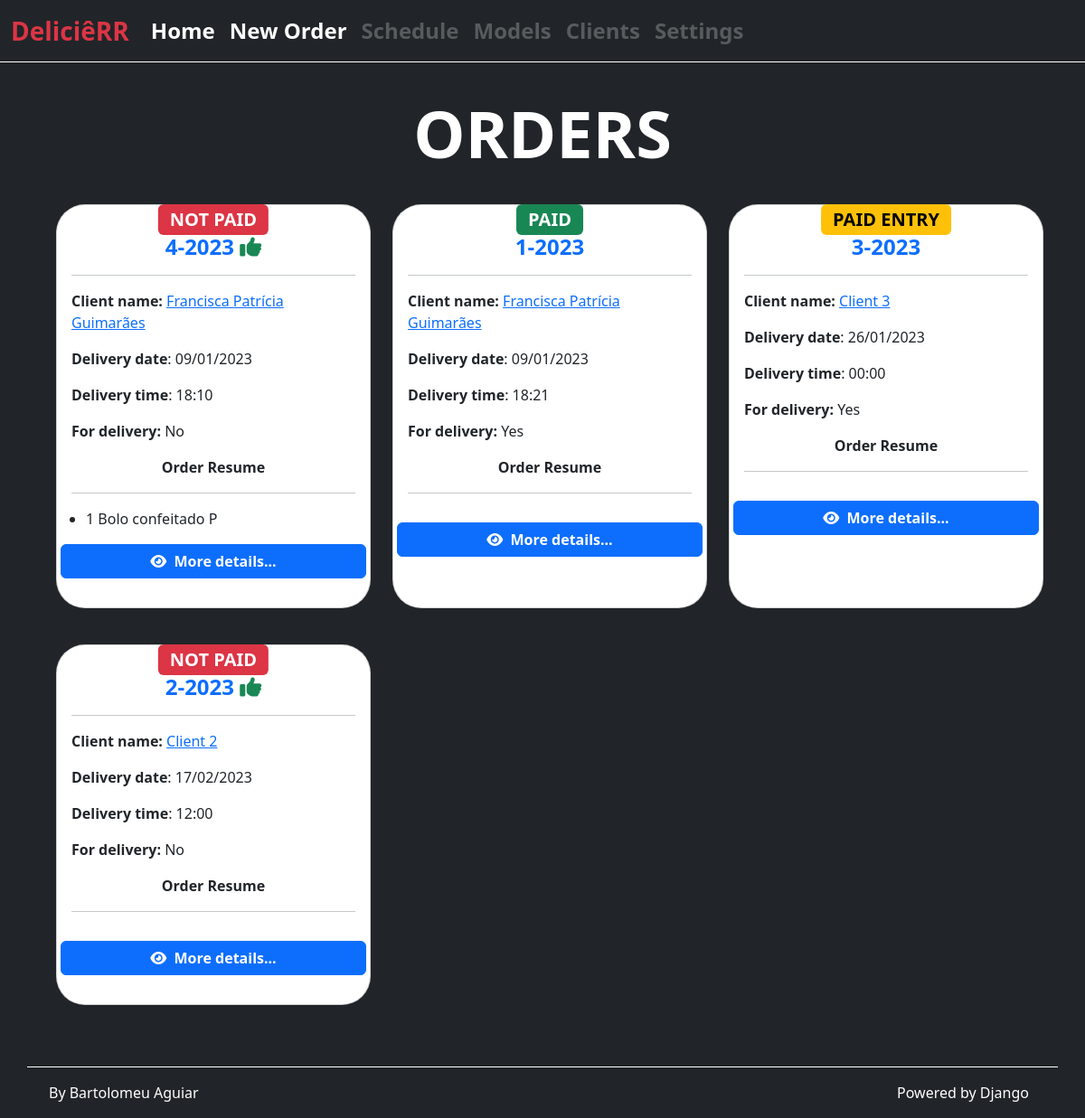
The app's page /, older data.
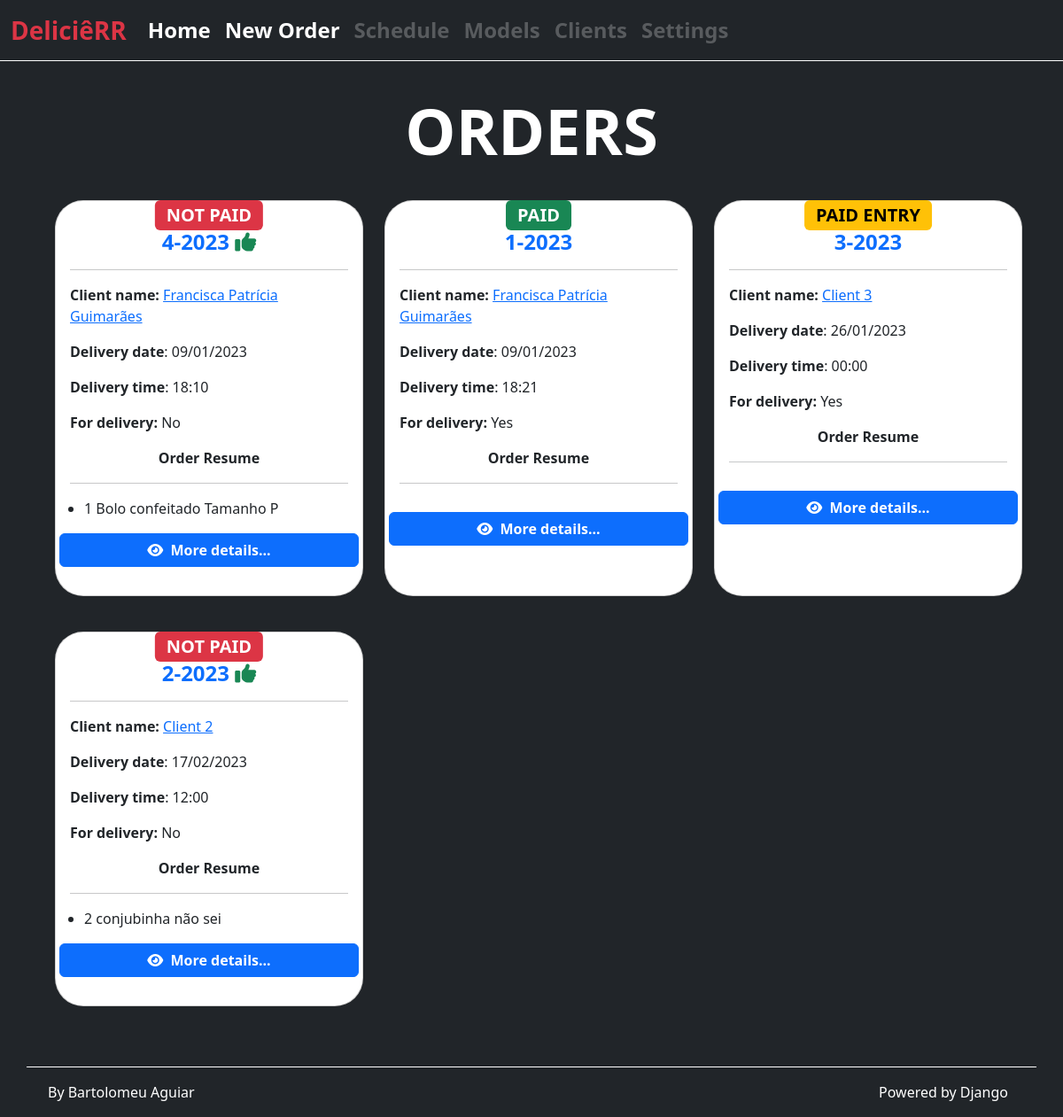
The same page, newer data.
### orders/models.py (models this page shows)
class Order (models.Model):
    created_at = models.DateTimeField(auto_now_add=True)
    updated_at = models.DateTimeField(auto_now=True)
    client = models.ForeignKey(Client, on_delete=models.CASCADE)
    total = models.FloatField(default=0.0)
    delivery_date = models.DateTimeField(
        'Delivery Date', auto_now=False, auto_now_add=False)
    for_delivery = models.BooleanField()
    delivery_method = models.CharField(
        choices=(
            ('P', 'Própria'),
            ('T', 'App Terceirizado')
        ),
        max_length=1,
        blank=True
    )
    delivery_address = models.CharField(blank=True, max_length=300)
    comments = models.TextField(max_length=500, blank=True)
    status_order = models.CharField(
        choices=(
            ('CR', 'CREATED'),
            ('CL', 'CANCELED'),
            ('CF', 'CONFIRMED'),
            ('FN', 'FINISHED'),
        ),
        max_length=2,
        default='CR',
    )
    payment_form = models.CharField(
        _("Payment Form"),
        max_length=2,
        blank=True,
        choices=(
            ('CS', _('CASH')),
            ('CC', _('CREDIT CARD')),
            ('DC', _('DEBIT CARD')),
            ('PX', _('PIX')),
        ),
        default='PX',
    )
    status_payment = models.CharField(
        choices=(
            ('NP', 'NOT PAID'),
            ('PG', 'PAID'),
            ('PE', 'PAID ENTRY'),
        ),
        max_length=2,
        blank=True,
        default='NP',
    )
    class Meta:
        verbose_name = 'Order'
        verbose_name_plural = 'Orders'
    def __str__(self):
        return str(f'{self.pk}-{self.delivery_date.year}')

class OrderItem(models.Model):
    order = models.ForeignKey(Order, on_delete=models.CASCADE)
    product = models.CharField(max_length=150)
    product_id = models.PositiveIntegerField()
    variation = models.CharField(max_length=150)
    variation_id = models.PositiveIntegerField()
    sabor = models.CharField(max_length=50, blank=True, default=None)
    price = models.FloatField()
    price_additional = models.FloatField(blank=True, default=0.0)
    price_discount = models.FloatField(blank=True, default=0.0)
    amount = models.PositiveIntegerField()
    class Meta:
        verbose_name = "Order Item"
        verbose_name_plural = "Order Itens"

### clients/models.py (models this page shows, shortened)
class Client(models.Model):
    name = models.CharField(_("Name"), max_length=300)
    celphone = models.CharField(
        _("Celphone"),
        max_length=15,
        blank=True,
        unique=True,
    )
    address = models.CharField(_("Address"), max_length=500, blank=True)
    birthday = models.DateField(
        _("Birthday"),
        auto_now=False,
        auto_now_add=False,
        blank=True,
        null=True,
    )
    class Meta:
        verbose_name = 'Client'
        verbose_name_plural = 'Clients'

### orders/views.py (the view)
# urls.py: path('', views.OrderListViewHome.as_view(),
class OrderListViewHome(OrderListViewBase):
    template_name = 'orders/pages/home.html'

### orders/views.py (called while the page is built)
    def get_queryset(self, *args, **kwargs):
        qs = super().get_queryset(*args, **kwargs)
        qs = qs.exclude(
            status_order='CL',
        )
        return qs

### orders/templates/orders/pages/home.html (shortened to what this page needs)
{% extends "global/base.html" %}
{% block title_section %}
    ORDERS
{% endblock title_section %}
{% block content %}
<div class="d-flex">
    <div id="order-list" class="container px-4 py-1">
        <div class="row row-cols-1 row-cols-md-2 row-cols-lg-3 row-cols-xl-3 align-items-stretch g-4 py-2">
            {% for order in orders %}
                {% include 'orders/partials/_order.html' %}
            {% empty %}
                <div class="col-12 text-white">
                    <div class="row">
                        <h1>No Orders To Show</h1>
                    </div>
                </div>
            {% endfor %}
        </div>
    </div>
</div>
{% endblock content %}

### orders/templates/orders/partials/_order.html (shortened to what this page needs)
<div class="col pb-3">
    <div class="card h-100 w-100  text-white bg-white rounded-5 m-2">
        <div class="card-body text-dark">
            <p class="position-relative">
                <span
                    {% if order.status_payment == 'PG' %}
                        class=" position-absolute top-50 start-50 badge translate-middle text-bg-success fs-5"
                    {% elif order.status_payment == 'NP'%}
                        class=" position-absolute top-50 start-50 badge translate-middle text-bg-danger fs-5"
                    {% else %}
                        class=" position-absolute top-50 start-50 badge translate-middle text-bg-warning fs-5"
                    {% endif %}
                >
                    {{ order.get_status_payment_display }}
                </span>
            </p>
            <h4 class="text-center card-title">
                <a href="#" class="text-decoration-none fw-semibold">
                    {{ order }}
                </a>
                {% if order.status_order == 'CF' %}
                    <i class="fa-solid fa-thumbs-up text-success"></i>
                {% endif %}
            </h4>
            <hr>
            <p class="card-text">
                <b>Client name: </b>
                    <a href="./client_detail.html" data-bs-toggle="tooltip"
                        data-bs-title="Click for client details">
                        {{ order.client.name }}
                    </a>
            </p>
            <p class="card-text">
                <b>Delivery date</b>: {{ order.delivery_date|date:"d/m/Y" }}
            </p>
            <p class="card-text">
                <b>Delivery time</b>: {{ order.delivery_date|date:"H:i" }}
            </p>
            <p class="card-text">
                <b>For delivery:</b>
                {% if order.for_delivery %}
                    Yes
                {% else %}
                    No
                {% endif %}
            </p>
            <p class="card-text text-center"><b>Order Resume</b></p>
            <hr>
            <ul class="list-group list-group-flush ms-3 mb-3">
                {% for item in order.orderitem_set.all %}
                    <li>{{ item.amount }} {{ item.product }} {{ item.variation }}</li>
                {% endfor %}
            </ul>
            <div class="row">
                <a href="{% url 'orders:show_order' order.id %}"
                class="btn btn-primary btn-block fw-bold">
                    <i class="fa-solid fa-eye me-1"></i>
                    More details...
                </a>
            </div>
        </div>
    </div>
</div>

Row changes from the older to the newer data that the page shows:
changed OrderItem "Bolo confeitado": variation "P" → "Tamanho P"
added OrderItem: amount "2", product "conjubinha", variation "não sei", shown under Order "Client 2"
